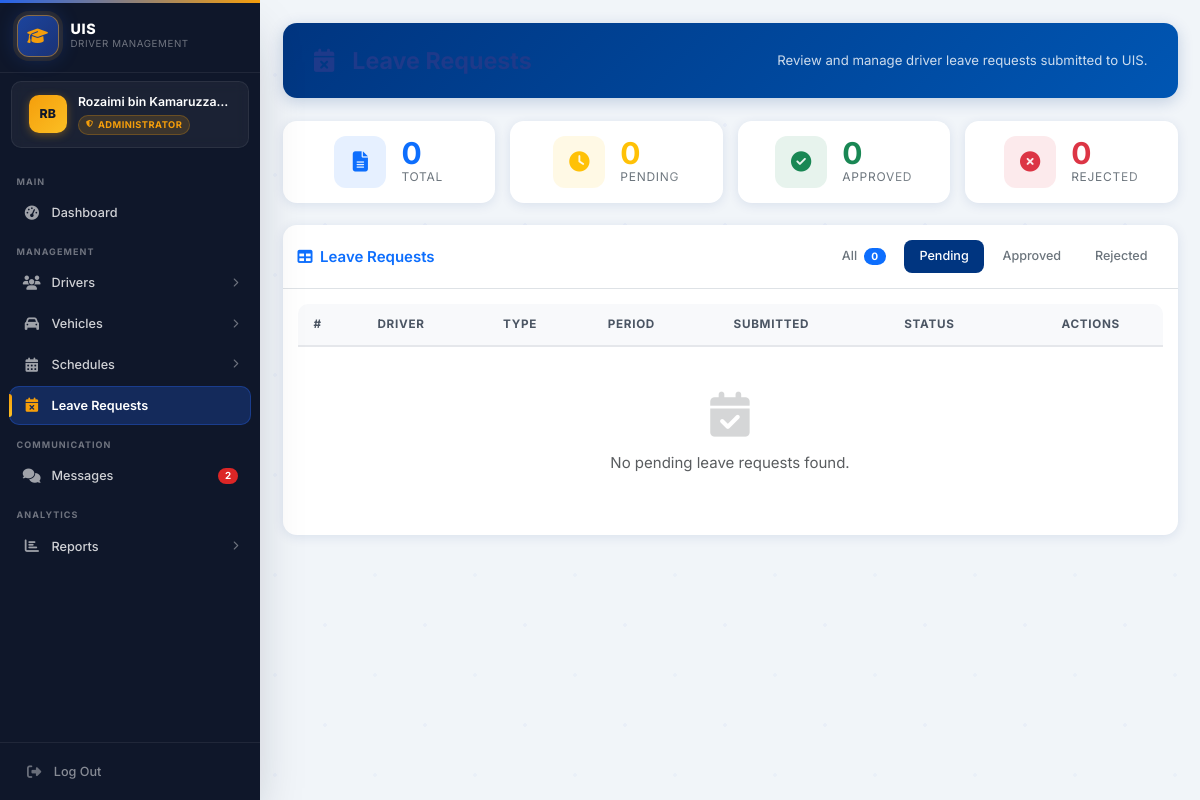
The app's page /admin/leave_requests.php?status=pending (signed in), older data.
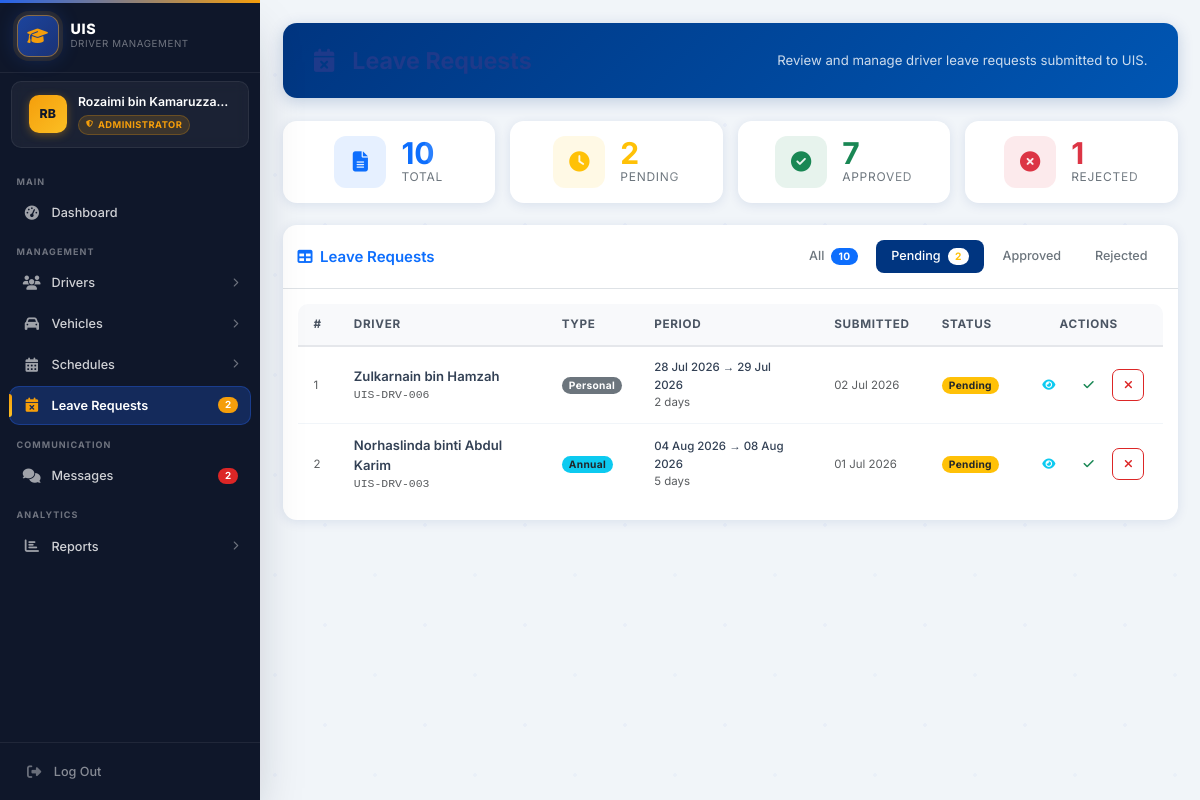
The same page, newer data.
### tables this page shows
CREATE TABLE leave_requests (
    request_id   INT           NOT NULL AUTO_INCREMENT,
    driver_id    INT           NOT NULL,
    leave_type   ENUM('emergency','medical','annual','personal') NOT NULL DEFAULT 'personal',
    start_date   DATE          NOT NULL,
    end_date     DATE          NOT NULL,
    reason       TEXT          NOT NULL,
    status       ENUM('pending','approved','rejected') NOT NULL DEFAULT 'pending',
    reviewed_by  INT           NULL DEFAULT NULL,
    admin_notes  TEXT          NULL DEFAULT NULL,
    created_at   TIMESTAMP     NOT NULL DEFAULT CURRENT_TIMESTAMP,
    updated_at   TIMESTAMP     NOT NULL DEFAULT CURRENT_TIMESTAMP ON UPDATE CURRENT_TIMESTAMP,
    PRIMARY KEY (request_id),
    CONSTRAINT fk_lr_driver   FOREIGN KEY (driver_id)   REFERENCES drivers(driver_id) ON DELETE CASCADE,
    CONSTRAINT fk_lr_reviewer FOREIGN KEY (reviewed_by) REFERENCES users(user_id)     ON DELETE SET NULL
);

CREATE TABLE drivers (
    driver_id           INT             NOT NULL AUTO_INCREMENT,
    employee_id         VARCHAR(20)     NOT NULL,
    name                VARCHAR(100)    NOT NULL,
    phone               VARCHAR(20)     NULL DEFAULT NULL,
    email               VARCHAR(100)    NULL DEFAULT NULL,
    address             TEXT            NULL DEFAULT NULL,
    experience_years    DECIMAL(4,1)    NOT NULL DEFAULT 0,
    attendance_rate     DECIMAL(5,2)    NOT NULL DEFAULT 100.00 COMMENT '0-100 percentage',
    performance_score   DECIMAL(5,2)    NOT NULL DEFAULT 5.00  COMMENT '0-10 scale',
    certification_score DECIMAL(5,2)    NOT NULL DEFAULT 5.00  COMMENT '0-10 scale',
    license_number      VARCHAR(50)     NULL DEFAULT NULL,
    license_class       VARCHAR(10)     NULL DEFAULT NULL,
    license_expiry      DATE            NULL DEFAULT NULL,
    status              ENUM('active','inactive','on_leave') NOT NULL DEFAULT 'active',
    driver_type         ENUM('top_management','regular') NOT NULL DEFAULT 'regular',
    created_at          TIMESTAMP       NOT NULL DEFAULT CURRENT_TIMESTAMP,
    updated_at          TIMESTAMP       NOT NULL DEFAULT CURRENT_TIMESTAMP ON UPDATE CURRENT_TIMESTAMP,
    PRIMARY KEY (driver_id),
    UNIQUE KEY uq_drivers_employee_id (employee_id)
);

### admin/leave_requests.php (the view, shortened to what the rows shown need)
<?php
require_once '../config/database.php';
$sql = "
    SELECT lr.*, d.name AS driver_name, d.employee_id, u.full_name AS reviewer_name
    FROM leave_requests lr
    JOIN drivers d ON lr.driver_id = d.driver_id
    LEFT JOIN users u ON lr.reviewed_by = u.user_id
    ORDER BY
        CASE lr.status WHEN 'pending' THEN 0 WHEN 'approved' THEN 1 ELSE 2 END,
        lr.created_at DESC
";
$result       = $conn->query($sql);
$all_requests = $result ? $result->fetch_all(MYSQLI_ASSOC) : [];
$active_tab = $_GET['status'] ?? 'all';
$active_tab = in_array($active_tab, ['all', 'pending', 'approved', 'rejected'], true)
    ? $active_tab
    : 'all';
$display_requests = $active_tab === 'all'
    ? $all_requests
    : array_filter($all_requests, fn($r) => $r['status'] === $active_tab);
$display_requests = array_values($display_requests);
?>
<!DOCTYPE html>
<html lang="en">
<head>
    <link href="https://cdn.jsdelivr.net/npm/bootstrap@5.3.0/dist/css/bootstrap.min.css" rel="stylesheet">
    <link href="https://cdnjs.cloudflare.com/ajax/libs/font-awesome/6.4.0/css/all.min.css" rel="stylesheet">
    <link href="https://cdn.datatables.net/1.13.6/css/dataTables.bootstrap5.min.css" rel="stylesheet">
    <link href="<?php echo SITE_URL; ?>/assets/css/style.css" rel="stylesheet">
</head>
<body>
<main class="main-content p-4">
    <div class="page-header">
        <h1><i class="fas fa-calendar-xmark me-2" aria-hidden="true"></i>Leave Requests</h1>
    </div>
    <div class="card table-card">
        <div class="card-body p-0">
            <div class="p-3">
                <div class="table-responsive">
                    <table id="leaveTable" class="table table-hover align-middle mb-0">
                        <thead>
                            <tr>
                                <th>#</th>
                                <th>Driver</th>
                                <th>Type</th>
                                <th>Period</th>
                                <th>Submitted</th>
                                <th>Status</th>
                                <th class="text-center">Actions</th>
                            </tr>
                        </thead>
                        <tbody>
                        <?php foreach ($display_requests as $i => $req): ?>
                            <?php
                                $type_badge = match($req['leave_type']) {
                                    'emergency' => 'bg-danger',
                                    'medical'   => 'bg-warning text-dark',
                                    'annual'    => 'bg-info text-dark',
                                    'personal'  => 'bg-secondary',
                                    default     => 'bg-secondary',
                                };
                                $type_label = ucfirst($req['leave_type']);
                                $status_badge = match($req['status']) {
                                    'pending'  => 'bg-warning text-dark',
                                    'approved' => 'bg-success',
                                    'rejected' => 'bg-danger',
                                    default    => 'bg-secondary',
                                };
                                $status_label = ucfirst($req['status']);
                                $start_ts  = strtotime($req['start_date']);
                                $end_ts    = strtotime($req['end_date']);
                                $days      = max(1, (int)(($end_ts - $start_ts) / 86400) + 1);
                                $submitted = date('d M Y', strtotime($req['created_at']));
                            ?>
                            <tr>
                                <td class="text-muted small"><?php echo $i + 1; ?></td>
                                <td>
                                    <div class="fw-semibold"><?php echo htmlspecialchars($req['driver_name']); ?></div>
                                    <div class="small text-muted font-monospace"><?php echo htmlspecialchars($req['employee_id']); ?></div>
                                </td>
                                <td>
                                    <span class="badge <?php echo $type_badge; ?> rounded-pill">
                                        <?php echo htmlspecialchars($type_label); ?>
                                    </span>
                                </td>
                                <td class="small">
                                    <div class="fw-medium">
                                        <?php echo date('d M Y', strtotime($req['start_date'])); ?>
                                        &rarr;
                                        <?php echo date('d M Y', strtotime($req['end_date'])); ?>
                                    </div>
                                    <div class="text-muted">
                                        <?php echo $days; ?> day<?php echo $days !== 1 ? 's' : ''; ?>
                                    </div>
                                </td>
                                <td class="small text-muted"><?php echo $submitted; ?></td>
                                <td>
                                    <span class="badge <?php echo $status_badge; ?> rounded-pill">
                                        <?php echo htmlspecialchars($status_label); ?>
                                    </span>
                                </td>
                                <td class="text-center">
                                    <div class="d-flex justify-content-center gap-1 flex-nowrap">
                                        <button type="button"
                                                class="btn btn-outline-info btn-action"
                                                title="View Details"
                                                onclick="viewLeave(<?php echo (int)$req['request_id']; ?>)"
                                                aria-label="View leave request details">
                                            <i class="fas fa-eye" aria-hidden="true"></i>
                                        </button>
                                        <?php if ($req['status'] === 'pending'): ?>
                                        <button type="button"
                                                class="btn btn-outline-success btn-action"
                                                title="Approve"
                                                onclick="openAction(<?php echo (int)$req['request_id']; ?>, 'approve', '<?php echo htmlspecialchars(addslashes($req['driver_name'])); ?>')"
                                                aria-label="Approve leave request">
                                            <i class="fas fa-check" aria-hidden="true"></i>
                                        </button>
                                        <button type="button"
                                                class="btn btn-outline-danger btn-action"
                                                title="Reject"
                                                onclick="openAction(<?php echo (int)$req['request_id']; ?>, 'reject', '<?php echo htmlspecialchars(addslashes($req['driver_name'])); ?>')"
                                                aria-label="Reject leave request">
                                            <i class="fas fa-xmark" aria-hidden="true"></i>
                                        </button>
                                        <?php endif; ?>
                                    </div>
                                </td>
                            </tr>
                        <?php endforeach; ?>
                        </tbody>
                    </table>
                </div>
            </div>
        </div>
    </div>
</main>
</body>
</html>

Row changes from the older to the newer data that the page shows:
added leave_requests: driver.name "Zulkarnain bin Hamzah", driver.employee_id "UIS-DRV-006", leave_type "Personal", start_date "28 Jul 2026", end_date "29 Jul 2026", days "2", created_at "02 Jul 2026", status "Pending"
added leave_requests: driver.name "Norhaslinda binti Abdul Karim", driver.employee_id "UIS-DRV-003", leave_type "Annual", start_date "04 Aug 2026", end_date "08 Aug 2026", days "5", created_at "01 Jul 2026", status "Pending"
Text that changed along with them:
$_pending_leaves: (not shown) → "2"
$total: "0" → "10"
$pending: "0" → "2"
$approved: "0" → "7"
$rejected: "0" → "1"
$pending: (not shown) → "2"
$active_tab: "pending" → (not shown)
text no longer shown: "No leave requests found."
